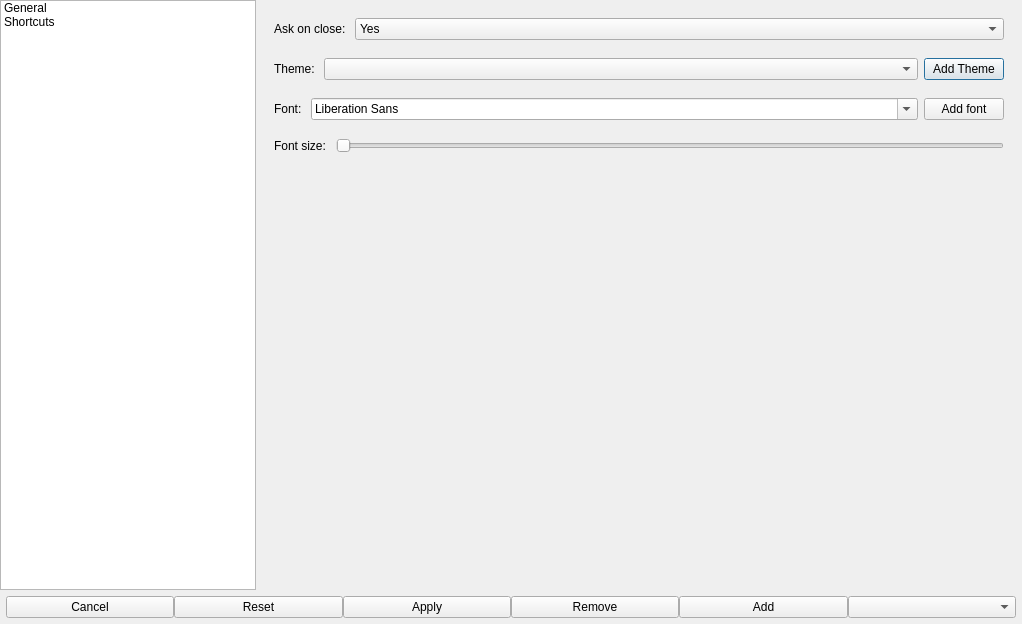
<?xml version="1.0" encoding="UTF-8"?>
<ui version="4.0">
 <class>SettingsDialog</class>
 <widget class="QDialog" name="SettingsDialog">
  <property name="windowModality">
   <enum>Qt::WindowModal</enum>
  </property>
  <property name="geometry">
   <rect>
    <x>0</x>
    <y>0</y>
    <width>1022</width>
    <height>624</height>
   </rect>
  </property>
  <property name="sizePolicy">
   <sizepolicy hsizetype="Expanding" vsizetype="Expanding">
    <horstretch>0</horstretch>
    <verstretch>0</verstretch>
   </sizepolicy>
  </property>
  <property name="minimumSize">
   <size>
    <width>0</width>
    <height>0</height>
   </size>
  </property>
  <property name="cursor">
   <cursorShape>ArrowCursor</cursorShape>
  </property>
  <property name="contextMenuPolicy">
   <enum>Qt::NoContextMenu</enum>
  </property>
  <property name="windowTitle">
   <string>Dialog</string>
  </property>
  <property name="sizeGripEnabled">
   <bool>false</bool>
  </property>
  <property name="modal">
   <bool>true</bool>
  </property>
  <layout class="QVBoxLayout" name="mainLayout" stretch="1,0">
   <property name="spacing">
    <number>0</number>
   </property>
   <property name="sizeConstraint">
    <enum>QLayout::SetMinimumSize</enum>
   </property>
   <property name="leftMargin">
    <number>0</number>
   </property>
   <property name="topMargin">
    <number>0</number>
   </property>
   <property name="rightMargin">
    <number>0</number>
   </property>
   <property name="bottomMargin">
    <number>0</number>
   </property>
   <item>
    <layout class="QHBoxLayout" name="settingsLayout" stretch="0,1">
     <property name="spacing">
      <number>0</number>
     </property>
     <property name="sizeConstraint">
      <enum>QLayout::SetDefaultConstraint</enum>
     </property>
     <item>
      <widget class="QListWidget" name="settingsView">
       <property name="sizePolicy">
        <sizepolicy hsizetype="Expanding" vsizetype="Expanding">
         <horstretch>0</horstretch>
         <verstretch>0</verstretch>
        </sizepolicy>
       </property>
       <item>
        <property name="text">
         <string>General</string>
        </property>
       </item>
       <item>
        <property name="text">
         <string>Shortcuts</string>
        </property>
       </item>
      </widget>
     </item>
     <item>
      <widget class="QStackedWidget" name="settingsWidget">
       <property name="sizePolicy">
        <sizepolicy hsizetype="Expanding" vsizetype="Expanding">
         <horstretch>0</horstretch>
         <verstretch>0</verstretch>
        </sizepolicy>
       </property>
       <widget class="QWidget" name="generalPage">
        <property name="sizePolicy">
         <sizepolicy hsizetype="Expanding" vsizetype="Expanding">
          <horstretch>0</horstretch>
          <verstretch>0</verstretch>
         </sizepolicy>
        </property>
        <property name="minimumSize">
         <size>
          <width>0</width>
          <height>0</height>
         </size>
        </property>
        <property name="maximumSize">
         <size>
          <width>16777215</width>
          <height>16777215</height>
         </size>
        </property>
        <layout class="QHBoxLayout" name="generalPageLayout">
         <property name="spacing">
          <number>3</number>
         </property>
         <property name="leftMargin">
          <number>3</number>
         </property>
         <property name="topMargin">
          <number>3</number>
         </property>
         <property name="rightMargin">
          <number>3</number>
         </property>
         <property name="bottomMargin">
          <number>3</number>
         </property>
         <item>
          <widget class="QScrollArea" name="generalScrollArea">
           <property name="sizePolicy">
            <sizepolicy hsizetype="Expanding" vsizetype="Expanding">
             <horstretch>0</horstretch>
             <verstretch>0</verstretch>
            </sizepolicy>
           </property>
           <property name="minimumSize">
            <size>
             <width>0</width>
             <height>0</height>
            </size>
           </property>
           <property name="frameShape">
            <enum>QFrame::NoFrame</enum>
           </property>
           <property name="frameShadow">
            <enum>QFrame::Plain</enum>
           </property>
           <property name="horizontalScrollBarPolicy">
            <enum>Qt::ScrollBarAlwaysOff</enum>
           </property>
           <property name="sizeAdjustPolicy">
            <enum>QAbstractScrollArea::AdjustIgnored</enum>
           </property>
           <property name="widgetResizable">
            <bool>true</bool>
           </property>
           <property name="alignment">
            <set>Qt::AlignCenter</set>
           </property>
           <widget class="QWidget" name="generalScrollAreaContents">
            <property name="geometry">
             <rect>
              <x>0</x>
              <y>0</y>
              <width>758</width>
              <height>581</height>
             </rect>
            </property>
            <property name="sizePolicy">
             <sizepolicy hsizetype="Expanding" vsizetype="Expanding">
              <horstretch>0</horstretch>
              <verstretch>0</verstretch>
             </sizepolicy>
            </property>
            <property name="minimumSize">
             <size>
              <width>0</width>
              <height>0</height>
             </size>
            </property>
            <property name="maximumSize">
             <size>
              <width>16777215</width>
              <height>16777215</height>
             </size>
            </property>
            <layout class="QVBoxLayout" name="generalScrollAreaLayout" stretch="0,0,0,0,1">
             <item>
              <layout class="QHBoxLayout" name="askOnCloseLayout" stretch="0,1">
               <property name="sizeConstraint">
                <enum>QLayout::SetMaximumSize</enum>
               </property>
               <property name="leftMargin">
                <number>6</number>
               </property>
               <property name="topMargin">
                <number>6</number>
               </property>
               <property name="rightMargin">
                <number>6</number>
               </property>
               <property name="bottomMargin">
                <number>6</number>
               </property>
               <item>
                <widget class="QLabel" name="askOnCloseLabel">
                 <property name="sizePolicy">
                  <sizepolicy hsizetype="Expanding" vsizetype="Expanding">
                   <horstretch>0</horstretch>
                   <verstretch>0</verstretch>
                  </sizepolicy>
                 </property>
                 <property name="text">
                  <string>Ask on close: </string>
                 </property>
                </widget>
               </item>
               <item>
                <widget class="QComboBox" name="askOnCloseComboBox">
                 <property name="sizePolicy">
                  <sizepolicy hsizetype="Expanding" vsizetype="Expanding">
                   <horstretch>0</horstretch>
                   <verstretch>0</verstretch>
                  </sizepolicy>
                 </property>
                 <property name="maxCount">
                  <number>2</number>
                 </property>
                 <property name="insertPolicy">
                  <enum>QComboBox::InsertAtBottom</enum>
                 </property>
                 <property name="sizeAdjustPolicy">
                  <enum>QComboBox::AdjustToContents</enum>
                 </property>
                 <item>
                  <property name="text">
                   <string>Yes</string>
                  </property>
                 </item>
                 <item>
                  <property name="text">
                   <string>No</string>
                  </property>
                 </item>
                </widget>
               </item>
              </layout>
             </item>
             <item>
              <layout class="QHBoxLayout" name="themeLayout" stretch="0,1,0">
               <property name="leftMargin">
                <number>6</number>
               </property>
               <property name="topMargin">
                <number>6</number>
               </property>
               <property name="rightMargin">
                <number>6</number>
               </property>
               <property name="bottomMargin">
                <number>6</number>
               </property>
               <item>
                <widget class="QLabel" name="themeLabel">
                 <property name="sizePolicy">
                  <sizepolicy hsizetype="Expanding" vsizetype="Expanding">
                   <horstretch>0</horstretch>
                   <verstretch>0</verstretch>
                  </sizepolicy>
                 </property>
                 <property name="text">
                  <string>Theme: </string>
                 </property>
                </widget>
               </item>
               <item>
                <widget class="QComboBox" name="themeComboBox">
                 <property name="sizePolicy">
                  <sizepolicy hsizetype="Expanding" vsizetype="Expanding">
                   <horstretch>0</horstretch>
                   <verstretch>0</verstretch>
                  </sizepolicy>
                 </property>
                </widget>
               </item>
               <item>
                <widget class="QPushButton" name="themeAddButton">
                 <property name="sizePolicy">
                  <sizepolicy hsizetype="Expanding" vsizetype="Expanding">
                   <horstretch>0</horstretch>
                   <verstretch>0</verstretch>
                  </sizepolicy>
                 </property>
                 <property name="text">
                  <string>Add Theme</string>
                 </property>
                </widget>
               </item>
              </layout>
             </item>
             <item>
              <layout class="QHBoxLayout" name="fontLayout" stretch="0,1,0">
               <property name="leftMargin">
                <number>6</number>
               </property>
               <property name="topMargin">
                <number>6</number>
               </property>
               <property name="rightMargin">
                <number>6</number>
               </property>
               <property name="bottomMargin">
                <number>6</number>
               </property>
               <item>
                <widget class="QLabel" name="fontLabel">
                 <property name="sizePolicy">
                  <sizepolicy hsizetype="Expanding" vsizetype="Expanding">
                   <horstretch>0</horstretch>
                   <verstretch>0</verstretch>
                  </sizepolicy>
                 </property>
                 <property name="text">
                  <string>Font: </string>
                 </property>
                </widget>
               </item>
               <item>
                <widget class="QFontComboBox" name="fontComboBox">
                 <property name="sizePolicy">
                  <sizepolicy hsizetype="Expanding" vsizetype="Expanding">
                   <horstretch>0</horstretch>
                   <verstretch>0</verstretch>
                  </sizepolicy>
                 </property>
                </widget>
               </item>
               <item>
                <widget class="QPushButton" name="fontAddButton">
                 <property name="sizePolicy">
                  <sizepolicy hsizetype="Expanding" vsizetype="Expanding">
                   <horstretch>0</horstretch>
                   <verstretch>0</verstretch>
                  </sizepolicy>
                 </property>
                 <property name="text">
                  <string>Add font</string>
                 </property>
                </widget>
               </item>
              </layout>
             </item>
             <item>
              <layout class="QHBoxLayout" name="fontSizeLayout" stretch="0,1">
               <property name="leftMargin">
                <number>6</number>
               </property>
               <property name="topMargin">
                <number>6</number>
               </property>
               <property name="rightMargin">
                <number>6</number>
               </property>
               <property name="bottomMargin">
                <number>6</number>
               </property>
               <item>
                <widget class="QLabel" name="fontSizeLabel">
                 <property name="sizePolicy">
                  <sizepolicy hsizetype="Expanding" vsizetype="Expanding">
                   <horstretch>0</horstretch>
                   <verstretch>0</verstretch>
                  </sizepolicy>
                 </property>
                 <property name="text">
                  <string>Font size: </string>
                 </property>
                </widget>
               </item>
               <item>
                <widget class="QSlider" name="fontSizeSlider">
                 <property name="sizePolicy">
                  <sizepolicy hsizetype="Expanding" vsizetype="Expanding">
                   <horstretch>0</horstretch>
                   <verstretch>0</verstretch>
                  </sizepolicy>
                 </property>
                 <property name="orientation">
                  <enum>Qt::Horizontal</enum>
                 </property>
                </widget>
               </item>
              </layout>
             </item>
             <item>
              <spacer name="generalLayoutSpacer">
               <property name="orientation">
                <enum>Qt::Vertical</enum>
               </property>
               <property name="sizeHint" stdset="0">
                <size>
                 <width>20</width>
                 <height>40</height>
                </size>
               </property>
              </spacer>
             </item>
            </layout>
           </widget>
          </widget>
         </item>
        </layout>
       </widget>
       <widget class="QWidget" name="page"/>
       <widget class="QWidget" name="shortcustPage"/>
      </widget>
     </item>
    </layout>
   </item>
   <item>
    <layout class="QHBoxLayout" name="buttonsLayout" stretch="0,0,0,0,0,0">
     <property name="sizeConstraint">
      <enum>QLayout::SetDefaultConstraint</enum>
     </property>
     <property name="leftMargin">
      <number>6</number>
     </property>
     <property name="topMargin">
      <number>6</number>
     </property>
     <property name="rightMargin">
      <number>6</number>
     </property>
     <property name="bottomMargin">
      <number>6</number>
     </property>
     <item>
      <widget class="QPushButton" name="cancelButton">
       <property name="sizePolicy">
        <sizepolicy hsizetype="Expanding" vsizetype="Fixed">
         <horstretch>0</horstretch>
         <verstretch>0</verstretch>
        </sizepolicy>
       </property>
       <property name="text">
        <string>Cancel</string>
       </property>
      </widget>
     </item>
     <item>
      <widget class="QPushButton" name="resetButton">
       <property name="sizePolicy">
        <sizepolicy hsizetype="Expanding" vsizetype="Fixed">
         <horstretch>0</horstretch>
         <verstretch>0</verstretch>
        </sizepolicy>
       </property>
       <property name="text">
        <string>Reset</string>
       </property>
      </widget>
     </item>
     <item>
      <widget class="QPushButton" name="applyButton">
       <property name="sizePolicy">
        <sizepolicy hsizetype="Expanding" vsizetype="Fixed">
         <horstretch>0</horstretch>
         <verstretch>0</verstretch>
        </sizepolicy>
       </property>
       <property name="text">
        <string>Apply</string>
       </property>
      </widget>
     </item>
     <item>
      <widget class="QPushButton" name="removeProfileButton">
       <property name="sizePolicy">
        <sizepolicy hsizetype="Expanding" vsizetype="Fixed">
         <horstretch>0</horstretch>
         <verstretch>0</verstretch>
        </sizepolicy>
       </property>
       <property name="text">
        <string>Remove</string>
       </property>
      </widget>
     </item>
     <item>
      <widget class="QPushButton" name="addProfileButton">
       <property name="sizePolicy">
        <sizepolicy hsizetype="Expanding" vsizetype="Fixed">
         <horstretch>0</horstretch>
         <verstretch>0</verstretch>
        </sizepolicy>
       </property>
       <property name="text">
        <string>Add</string>
       </property>
      </widget>
     </item>
     <item>
      <widget class="QComboBox" name="profilesComboBox">
       <property name="sizePolicy">
        <sizepolicy hsizetype="Expanding" vsizetype="Fixed">
         <horstretch>0</horstretch>
         <verstretch>0</verstretch>
        </sizepolicy>
       </property>
      </widget>
     </item>
    </layout>
   </item>
  </layout>
 </widget>
 <resources/>
 <connections/>
</ui>
